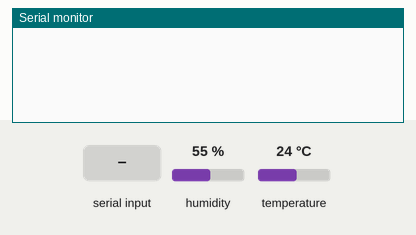
Recording of a sketch running on a simulated Arduino Uno, built with avr-gcc and run on an emulated ATmega328P. Shown: the last lines printed to the serial monitor. Inputs (shaded band) come from the test bench; at power-on: humidity 55 %, temperature 24 °C.

Above: at 1.2 s.
1.3 s: "POWER\n" received over Serial
At 2.4 s:
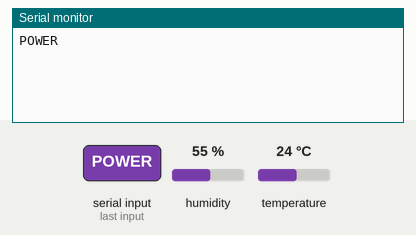
6.5 s: "TEMPPLUS\n" received over Serial
At 7.7 s:
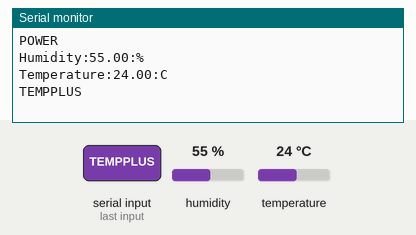
8.0 s: "TEMPMINUS\n" received over Serial
At 8.9 s:
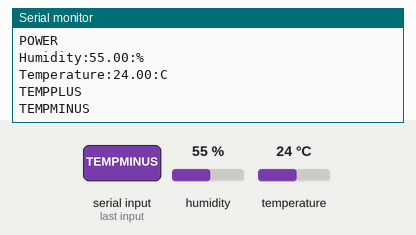
9.5 s: "TIMER\n" received over Serial
At 9.9 s:
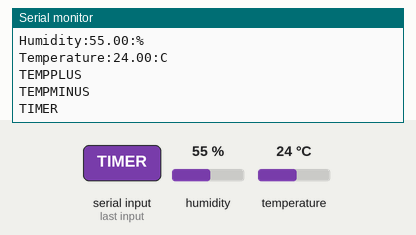
11.0 s: "FAN\n" received over Serial
At 12.1 s:
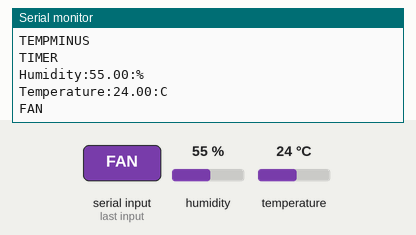
12.5 s: "MODE\n" received over Serial
At 13.3 s:
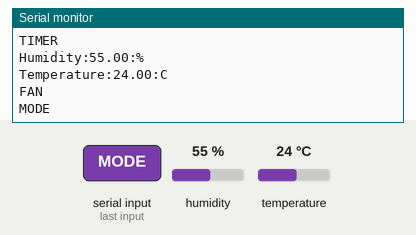

Measured:
- after the input at 1.3 s, the serial monitor: prints a new line at once (image 1)
- after the input at 6.5 s, the serial monitor: prints a new line at once (image 2)
- after the input at 8.0 s, the serial monitor: prints a new line at once (image 3)
- after the input at 9.5 s, the serial monitor: prints a new line at once (image 4)
- after the input at 11.0 s, the serial monitor: prints a new line at once (image 5)
- after the input at 12.5 s, the serial monitor: prints a new line at once (image 6)

The sketch:

windybox.ino
```cpp
#include "DHT.h"
#include <IRremote.h>

#define DHTPIN 2
#define DHTTYPE DHT22
DHT dht(DHTPIN, DHTTYPE);

long previousMillis = 0;
long logInterval = 5000;

// pin 3
IRsend irsend;

unsigned int livingroomFAN[67] = {9050, 4450, 600, 500, 600, 500, 650, 500, 600, 550, 600, 500, 600, 1650, 600, 500, 650, 500, 600, 1650, 600, 1650, 600, 1650, 600, 1600, 650, 1650, 600, 500, 600, 1650, 600, 1650, 600, 500, 600, 1650, 600, 550, 600, 1650, 600, 1650, 600, 500, 600, 550, 600, 500, 600, 1650, 600, 500, 650, 1650, 550, 550, 600, 500, 600, 1650, 600, 1650, 600, 1650, 600};
unsigned int livingroomMODE[67] = {9050, 4450, 600, 500, 650, 500, 600, 500, 650, 500, 600, 500, 600, 1650, 600, 550, 600, 500, 600, 1650, 600, 1650, 600, 1650, 600, 1650, 600, 1650, 600, 500, 600, 1650, 600, 1650, 600, 1650, 600, 500, 650, 500, 600, 1650, 600, 500, 600, 550, 600, 500, 600, 550, 600, 500, 600, 1650, 600, 1650, 600, 550, 550, 1650, 650, 1650, 550, 1650, 600, 1650, 600};
unsigned int livingroomPOWER[67] = {9050, 4400, 650, 500, 600, 500, 650, 500, 600, 500, 650, 500, 600, 1600, 650, 500, 600, 550, 600, 1600, 650, 1600, 650, 1650, 600, 1600, 600, 1650, 650, 500, 600, 1650, 600, 1650, 600, 500, 600, 1650, 600, 500, 650, 500, 600, 550, 600, 500, 600, 500, 600, 550, 600, 1650, 600, 500, 600, 1650, 600, 1650, 600, 1650, 600, 1650, 600, 1650, 600, 1650, 600};
unsigned int livingroomTEMPMINUS[67] = {9050, 4450, 600, 500, 650, 500, 600, 500, 650, 500, 600, 500, 600, 1650, 600, 550, 600, 500, 600, 1650, 600, 1650, 600, 1650, 600, 1650, 600, 1650, 600, 500, 600, 1650, 600, 1650, 600, 1650, 600, 500, 650, 500, 600, 550, 600, 1600, 600, 550, 600, 500, 650, 500, 600, 500, 600, 1650, 600, 1650, 600, 1650, 600, 500, 650, 1650, 550, 1700, 550, 1650, 600};
unsigned int livingroomTEMPPLUS[67] = {9050, 4400, 650, 500, 600, 550, 600, 500, 600, 500, 650, 500, 600, 1650, 600, 500, 600, 550, 600, 1650, 600, 1650, 600, 1650, 600, 1650, 600, 1650, 550, 550, 600, 1650, 600, 1650, 600, 500, 600, 1650, 650, 500, 600, 1650, 600, 500, 600, 550, 600, 500, 600, 550, 550, 1650, 650, 500, 600, 1650, 600, 500, 600, 1650, 600, 1700, 550, 1650, 600, 1650, 600};
unsigned int livingroomTIMER[67] = {9050, 4450, 600, 500, 650, 500, 600, 550, 600, 500, 600, 500, 650, 1600, 650, 500, 600, 500, 600, 1650, 600, 1650, 600, 1650, 600, 1650, 600, 1650, 600, 500, 600, 1650, 650, 1650, 550, 1650, 600, 550, 600, 500, 600, 1650, 600, 1650, 600, 550, 600, 500, 600, 550, 550, 550, 600, 1650, 600, 1650, 600, 500, 600, 550, 600, 1650, 600, 1650, 600, 1650, 550};

void setup() {
  Serial.begin(9600);
  dht.begin();
}

void loop() {
  unsigned long currentMillis = millis();
  String cmd;

  if (currentMillis - previousMillis > logInterval) {
    previousMillis = currentMillis;
    logTemperature();
  }

  if (Serial.available() > 0) {
    cmd = Serial.readStringUntil('\n');
    cmd.trim();
    sendIr(cmd);
  }
}

void logTemperature() {
  float humidity = dht.readHumidity();
  float degrees_c = dht.readTemperature();

  if(!isnan(humidity) && !isnan(degrees_c)) {
    Serial.print("Humidity:");
    Serial.print(humidity);
    Serial.println(":%");
    Serial.print("Temperature:");
    Serial.print(degrees_c);
    Serial.println(":C");
  }
}

void sendIr(String cmd) {
  Serial.println(cmd);
  if (cmd == "POWER") {
    irsend.sendRaw(livingroomPOWER, 67, 38);
  } else if (cmd == "TEMPPLUS") {
    irsend.sendRaw(livingroomTEMPPLUS, 67, 38);
  } else if (cmd == "TEMPMINUS") {
    irsend.sendRaw(livingroomTEMPMINUS, 67, 38);
  } else if (cmd == "TIMER") {
    irsend.sendRaw(livingroomTIMER, 67, 38);
  } else if (cmd == "FAN") {
    irsend.sendRaw(livingroomFAN, 67, 38);
  } else if (cmd == "MODE") {
    irsend.sendRaw(livingroomMODE, 67, 38);
  }
}
```
